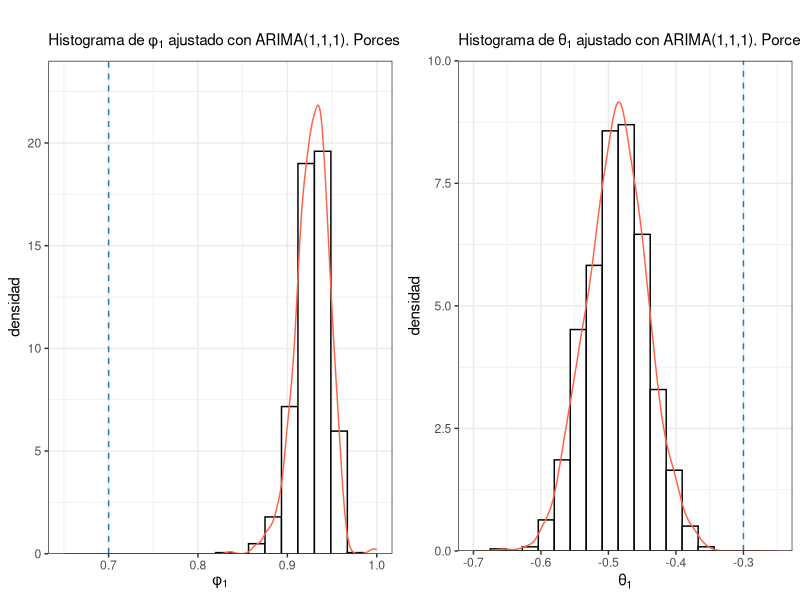

The R script that drew this image:
library(tidyverse)
library(ggthemes)
library(readr)
library(ggplot2)
library(gridExtra)

# Explorar cual es la convergencia del phi 1 y tita 1 
# ajustado con ARIMA(1,1,1), cuando los datos fueron generados 
# por un ARIMA(2,1,1).

dist_param <- read.csv("data/dist_param_arima111.csv",  header = TRUE)
colnames(dist_param)


g1 <- ggplot(dist_param, aes(x = phis1)) + 
  geom_histogram(colour = 1, fill = "white", bins = 20, aes(y = ..density..))+
  geom_density(lwd = 0.5,linetype = 1, colour = "tomato")+
  labs(title = "", 
       subtitle = expression(paste("Histograma de ","\u03C6"[1]," ajustado con ARIMA(1,1,1). Porceso real ARIMA(2,1,1).")), y= "densidad",
       x= expression("\u03C6"[1]))+
  scale_y_continuous(expand = c(0, 0), limits = c(0,24))+
  geom_vline(xintercept = 0.7, linetype="dashed", color="#2678B3")+
  xlim(c(0.65,1)) + theme_bw()


g2 <- ggplot(dist_param, aes(x = titas1)) + 
  geom_histogram(colour = 1, fill = "white", bins = 20, aes(y = ..density..))+
  geom_density(lwd = 0.5,linetype = 1, colour = "tomato")+
  labs(title = "", 
       subtitle = expression(paste("Histograma de ","\u03B8"[1]," ajustado con ARIMA(1,1,1). Porceso real ARIMA(2,1,1).")), y= "densidad",
       x= expression("\u03B8"[1]))+
  scale_y_continuous(expand = c(0, 0), limits = c(0,10))+
  geom_vline(xintercept = -0.3, linetype="dashed", color="#2678B3")+
  xlim(c(-0.7,-0.25)) + theme_bw()



grid.arrange(g1,g2, nrow=1) # Tamaño figura 500 x 400
